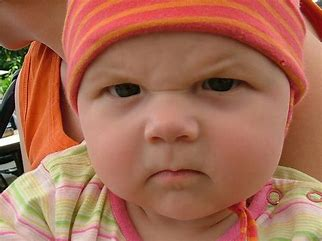
#> input picture image/Angry.jpg, 322 x 241 px; its folder holds only this picture in this run
$ python -i data_preprocess.py   (imports and definitions only)
#> lines starting #> are read from the running program, lines starting #| are printed output that depends on the picture
import os
from PIL import Image
import cv2
from tqdm import tqdm
import numpy as np

faceCascade = cv2.CascadeClassifier('D:\\StudyPath\\GR1\\Facial-Emotion-Regconition\\src\\haarcascade_frontalface_default.xml')

input_root = 'D:\\StudyPath\\GR1\\Facial-Emotion-Regconition\\data'
output_root = 'D:\\StudyPath\\GR1\\Facial-Emotion-Regconition\\kdef_cropped'

# [3 lines not run here, left out]

def crop_and_save_face(image_path, output_path):
#> called with image_path = '../image/Angry.jpg', output_path = 'out.png'
    try:
        img = Image.open(image_path).convert('RGB')
#> img is the input picture: PIL image 322x241 RGB; mean R, G, B 166, 106.7, 83.3
        img_np = np.array(img)
        gray = cv2.cvtColor(img_np, cv2.COLOR_RGB2GRAY)
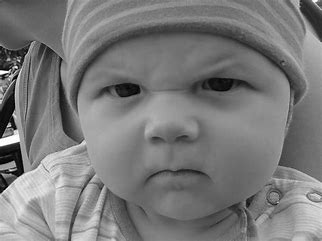
#> gray: shape (241, 322); min 1, max 255, mean 121.8
        faces = faceCascade.detectMultiScale(gray, scaleFactor=1.1, minNeighbors=5)
#> faces = [[65, 18, 202, 202]]

        if len(faces) == 0:
            return False

        x, y, w, h = faces[0]
#> x = 65; y = 18; w = 202; h = 202
        x, y = max(0, x), max(0, y)

        face = img.crop((x, y, x + w, y + h)).resize((160, 160))
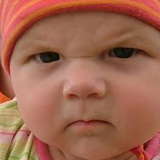
#> face: PIL image 160x160 RGB; mean R, G, B 159.4, 101.8, 80.1
        face.save(output_path)
        return True

    except Exception as e:
        print(f"[ERROR] {image_path} → {e}")
        return False

# [9 lines not run here, left out]

>>> result = crop_and_save_face('../image/Angry.jpg', 'out.png')

$ run again, on image/happy.jpg
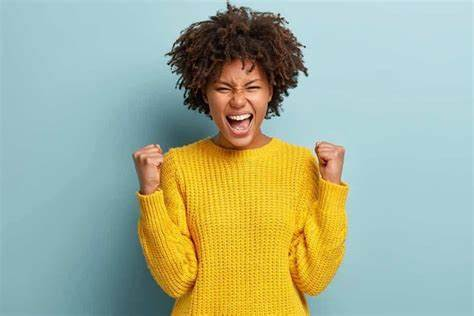
#> input picture image/happy.jpg, 474 x 316 px
#> in crop_and_save_face, img is the input picture: PIL image 474x316 RGB; mean R, G, B 165.5, 177.2, 151.1
#> in crop_and_save_face, `gray = cv2.cvtColor(img_np, cv2.COLOR_RGB2GRAY)`:
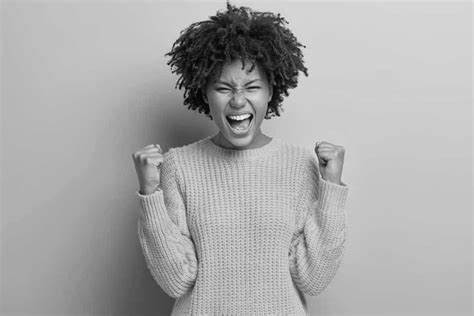
#> gray: shape (316, 474); min 1, max 247, mean 170.7
#> faces = [[206, 62, 66, 66]]
#> x = 206; y = 62; w = 66
#> in crop_and_save_face, `face = img.crop((x, y, x + w, y + h)).resize((160, 160))`:
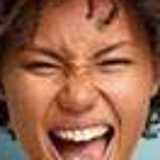
#> face: PIL image 160x160 RGB; mean R, G, B 153.1, 100.4, 76.2
